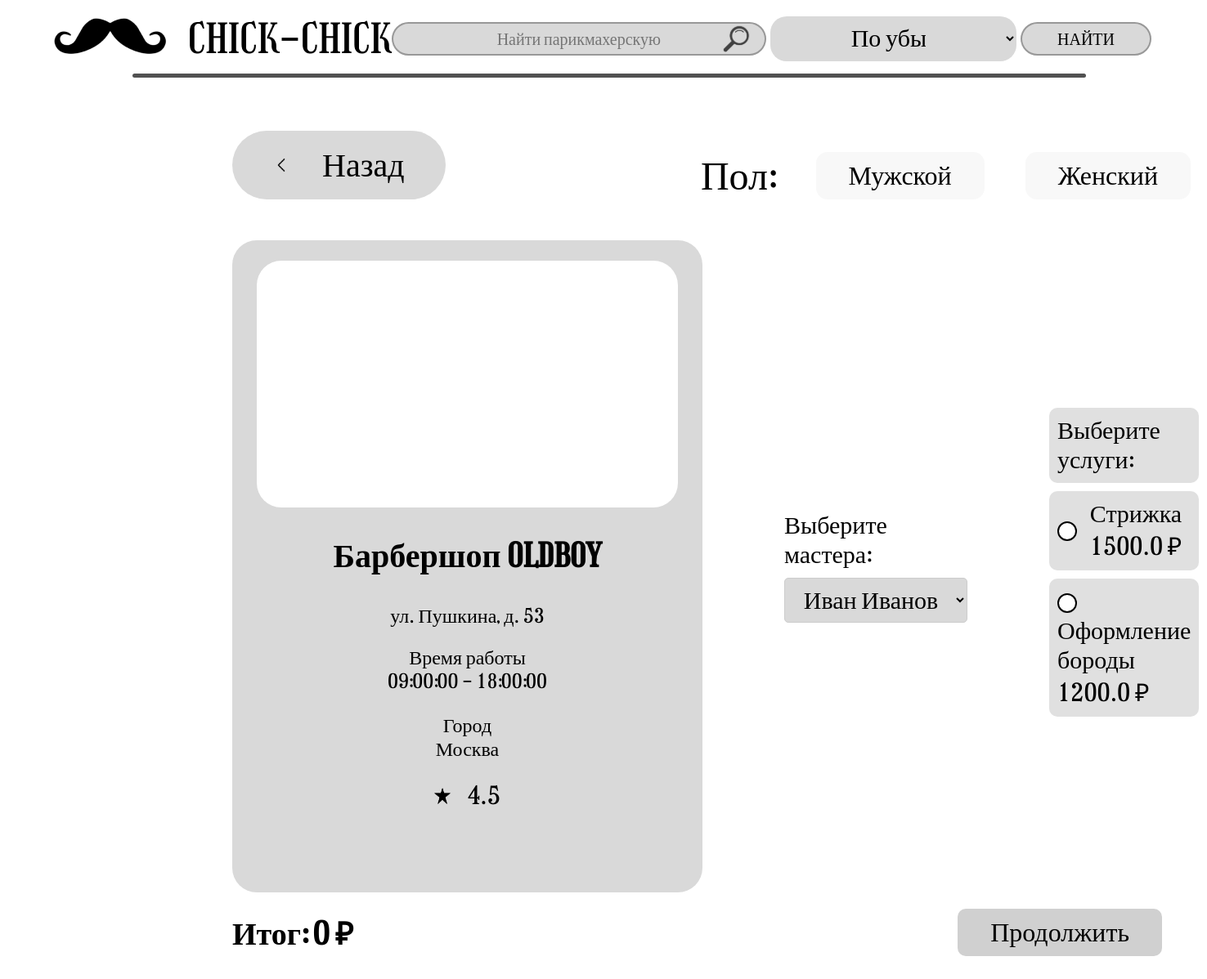
Page /page/1 on the committed database.
### app.py (models this page shows)
class Barbershop(db.Model):
    __tablename__ = 'barbershop'
    id_barbershop = db.Column(db.Integer, primary_key=True)
    name = db.Column(db.String, nullable=False)
    image = db.Column(db.String(200), nullable=True)
    worktime_start = db.Column(db.Time, nullable=False)
    worktime_end = db.Column(db.Time, nullable=False)
    rating = db.Column(db.Float, nullable=False)
    namecity = db.Column(db.String, nullable=False)
    barbers = db.relationship('Barber', backref='barbershop', lazy=True)
    services = db.relationship('BarbershopService', backref='barbershop', lazy=True)

class BarbershopService(db.Model):
    __tablename__ = 'barbershop_service'
    id_barbershop_service = db.Column(db.Integer, primary_key=True)
    id_barbershop = db.Column(db.Integer, db.ForeignKey('barbershop.id_barbershop'), nullable=False)
    id_service = db.Column(db.Integer, db.ForeignKey('service.id_service'), nullable=False)
    price = db.Column(db.Float, nullable=False)
    appointment_services = db.relationship('AppointmentService', backref='barbershop_service', lazy=True)

class Service(db.Model):
    __tablename__ = 'service'
    id_service = db.Column(db.Integer, primary_key=True)
    description = db.Column(db.String, nullable=False)
    barbershop_services = db.relationship('BarbershopService', backref='service', lazy=True)

### app.py (the view)
@app.route('/page/<int:id_barbershop>', methods=['GET', 'POST'])
def page(id_barbershop):
    barbershop = Barbershop.query.get_or_404(id_barbershop)
    barbers = Barber.query.filter_by(id_barbershop=id_barbershop).all()
    services = BarbershopService.query.filter_by(id_barbershop=id_barbershop).all()
    if request.method == 'POST':
        selected_services = request.form.getlist('services')
        selected_barber = request.form['barber']
        total_price = request.form['total_price']
        return redirect(url_for('appointment', id_barbershop=id_barbershop, barber_id=selected_barber, services=','.join(selected_services), total_price=total_price))
    return render_template('page.html', barbershop=barbershop, barbers=barbers, services=services)

### templates/page.html (shortened to what this page needs)
{% extends 'base.html' %}
{% block body %}
<main class="page">
    <section>
        <form method="post" class="container">
            <div class="section_top">
                <a href="/" class="back">
                    <img src="{{ url_for('static', filename='images/modal_close.png') }}" alt="">
                    Назад
                </a>
                <div class="select_block">
                    Пол:
                    <label>
                        Мужской
                    </label>
                    <label>
                        Женский
                    </label>
                </div>
            </div>
            <div class="items_row">
                <div class="item">
                    <div class="item_image">
                    </div>
                    <div class="item_title">{{ barbershop.name }}</div>
                    <div class="adress">ул. Пушкина, д. 53</div>
                    <p class="work_time">Время работы <br> {{ barbershop.worktime_start }} - {{ barbershop.worktime_end }}</p>
                    <p class="work_time">Город <br> {{ barbershop.namecity }}</p>
                    <div class="rating">
                        <img src="{{ url_for('static', filename='images/rating_icon.png') }}" alt="">
                        {{ barbershop.rating }}
                    </div>
                </div>
                <div class="select_barber">
                    <label for="barber">Выберите мастера:</label>
                    <select name="barber" id="barber">
                        {% for barber in barbers %}
                            <option value="{{ barber.id_barber }}">{{ barber.first_name }} {{ barber.last_name }}</option>
                        {% endfor %}
                    </select>
                </div>
                <div class="select_services">
                    <label for="services">Выберите услуги:</label>
                    {% for service in services %}
                    <label>
                        <span class="checkmark"></span>
                        <p>{{ service.service.description }} <br> {{ service.price }} ₽</p>
                    </label>
                    {% endfor %}
                </div>
            </div>
            <div class="page_actions">
                <div class="all_price">Итог: <span id="total_price_display">0</span> ₽</div>
                <button type="submit">Продолжить</button>
            </div>
        </form>
    </section>
</main>
{% endblock %}

### static/style.css (style rules this page uses)
* { margin: 0; padding: 0; box-sizing: border-box; }
body { color: #000; font-family: Girassol; font-weight: 400; font-style: normal; font-size: 30px; line-height: normal; background-color: #FFF; }
main .container { max-width: 1465px; margin: 0 auto; }
input, button, textarea, select { font-family: Girassol; font-style: normal; font-weight: 400; line-height: normal; }
.items_row { display: flex; gap: 48px; margin: 16px 0 10px 50px; }
.item { border-radius: 30px; background-color: #D9D9D9; padding: 10px 10px 35px 10px; text-align: center; }
.item .item_image { border-radius: 30px; overflow: hidden; width: 381px; height: 228px; background-color: #FFF; position: relative; margin: 0 0 35px 0; }
.item .item_title { font-size: 30px; margin: 0 0 35px 0; }
.item .work_time { font-size: 24px; text-align: center; margin: 0 0 25px 0; }
.item .rating { display: flex; align-items: center; gap: 15px; justify-content: center; cursor: pointer; }
section .section_top { display: flex; align-items: flex-end; justify-content: space-between; margin: 45px 0 50px 0; }
.back { display: flex; gap: 30px; background-color: #D9D9D9; border-radius: 50px; font-size: 40px; padding: 18px 50px; text-decoration: none; cursor: pointer; color: #000; }
.select_block { display: flex; gap: 50px; align-items: center; font-size: 48px; }
.select_block label { border-radius: 14px; background: #F8F8F8; font-size: 32px; padding: 10px 40px; cursor: pointer; transition: .3s all ease; }
.page .item { padding: 25px 30px 90px 30px; }
.page .item .item_image { width: 515px; height: 302px; }
.page .item .item_title { font-size: 40px; }
.page .item .adress { font-size: 24px; margin: 0 0 22px 0; }
.page .items_row { gap: 100px; align-items: center; margin: 0; }
.page .container { margin: 0 0 0 264px; max-width: 1840px; }
.page_actions { display: flex; align-items: center; justify-content: flex-end; gap: 150px; margin: 0 0 20px 0; }
.page_actions .all_price { font-size: 48px; }
.inputs_col input, select { background-color: #D9D9D9; height: 55px; min-width: 224px; border-radius: 20px; border: none; outline: none; font-size: 30px; text-align: center; padding: 0 95px; }
.container { max-width: 600px; margin: 50px auto; padding: 20px; }
.section_top { display: flex; justify-content: space-between; align-items: center; margin-bottom: 20px; }
.section_top .back { display: flex; align-items: center; text-decoration: none; color: black; }
.section_top .back img { width: 20px; height: 20px; margin-right: 10px; }
.item_title { font-size: 24px; font-weight: bold; margin-top: 10px; }
.adress, .work_time, .rating { margin: 10px 0; }
.rating img { width: 20px; height: 20px; margin-right: 5px; }
.select_services label { display: block; margin-bottom: 10px; background-color: #e0e0e0; padding: 10px; border-radius: 10px; cursor: pointer; transition: background-color 0.3s; }
.select_services input[type="checkbox"] + .checkmark::before { content: ""; display: inline-block; width: 20px; height: 20px; margin-right: 10px; border: 2px solid #000; border-radius: 50%; background-color: #fff; vertical-align: middle; }
.page_actions { display: flex; justify-content: space-between; align-items: center; margin-top: 20px; }
.page_actions .all_price { font-size: 38px; font-weight: bold; float: right; }
.page_actions button { padding: 10px 40px; margin-right: 35px; background-color: #d0d0d0; font-size: 32px; border: none; border-radius: 10px; cursor: pointer; transition: background-color 0.3s; }
.select_barber select { width: 100%; padding: 10px; margin-top: 10px; border: 1px solid #ccc; border-radius: 5px; }
.select_services p { display: inline-block; vertical-align: middle; }

### rows in the picture
Barbershop: name "Барбершоп OLDBOY", worktime_start "09:00:00", worktime_end "18:00:00", namecity "Москва", rating "4.5"
BarbershopService: service.description "Стрижка", price "1500.0"
BarbershopService: service.description "Оформление бороды", price "1200.0"

### other values in the picture
form field barber "Иван Иванов"
